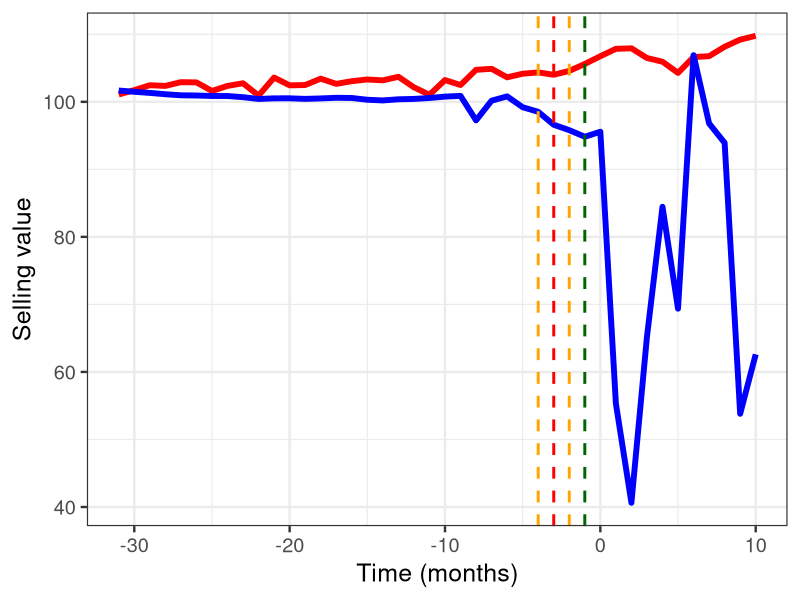
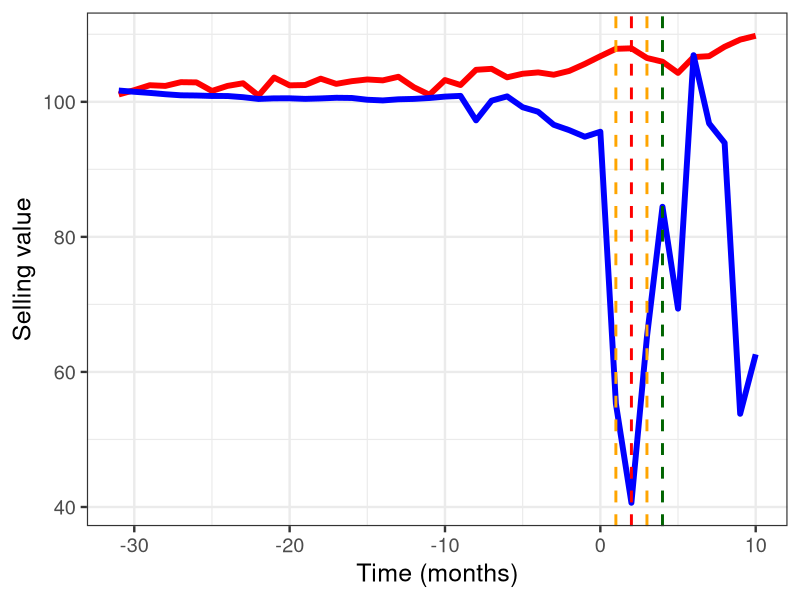
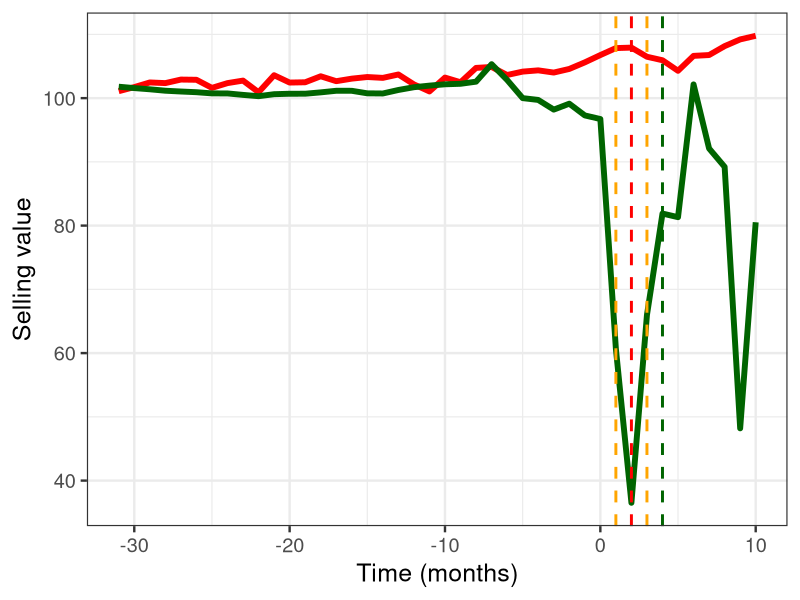
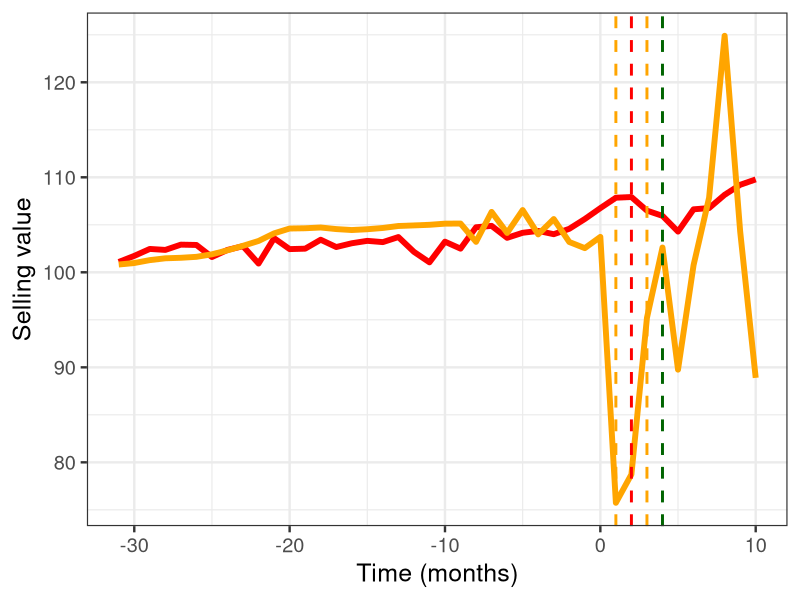
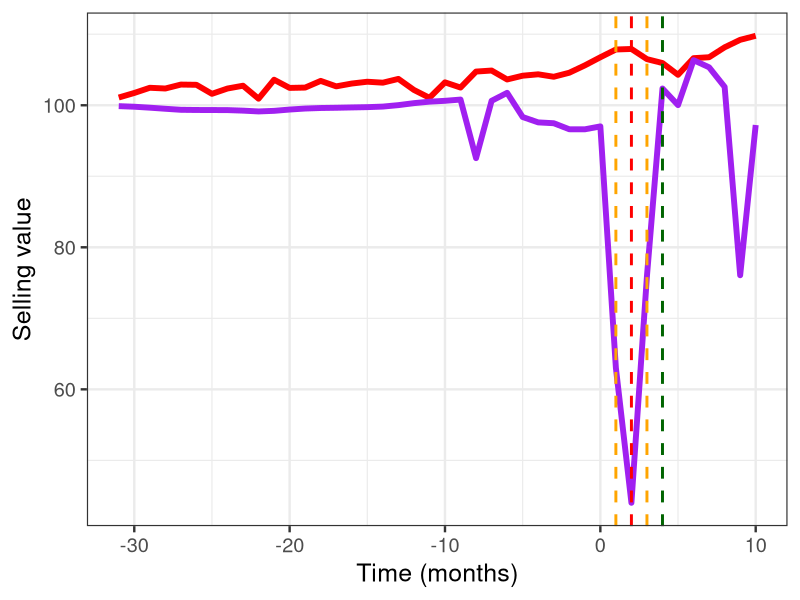
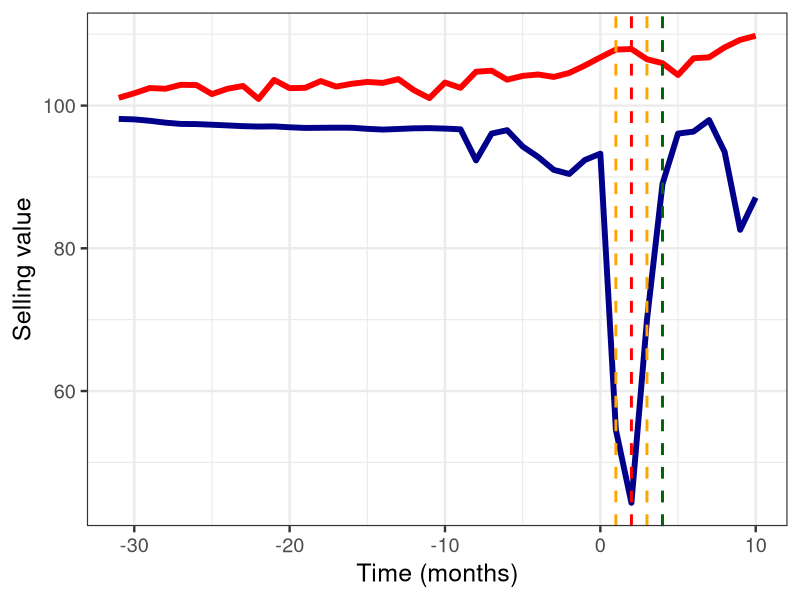
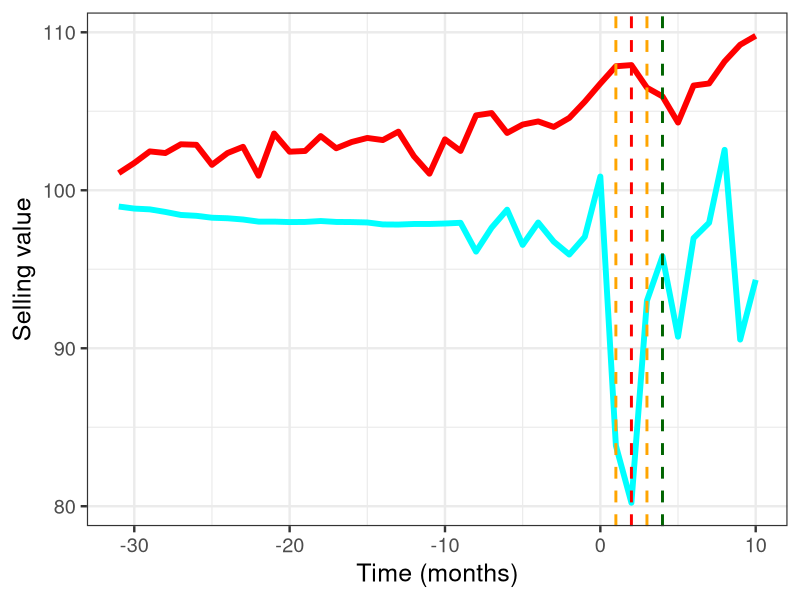
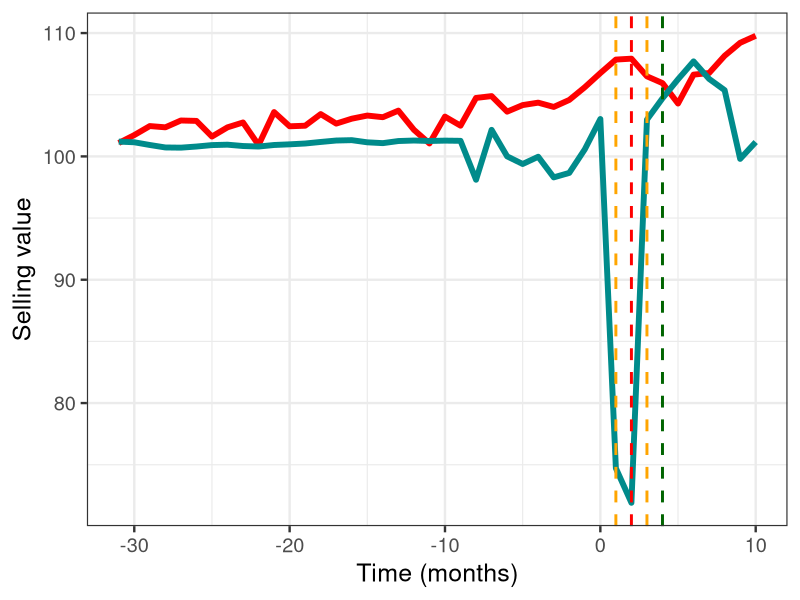

Write R code to recreate these figures, in order.
library(readxl)
library(ggplot2)
Data <- read_excel("Dati_destagionalizzati_FULL.xlsx")

ggplot(data=Data,aes(x=Time,y=Alimentari))+geom_line(size=2,color = "red")+geom_line(size=2,aes(x=Time,y=Abbigliamento),color = "blue")+ 
  geom_vline(xintercept = -4, linetype="dashed", color = "orange", size=1)+ 
  geom_vline(xintercept = -3, linetype="dashed", color = "red", size=1)+
  geom_vline(xintercept = -2, linetype="dashed", color = "orange", size=1)+ 
  geom_vline(xintercept = -1, linetype="dashed", color = "darkgreen", size=1)+ labs(y = "Selling value")+ labs(x = "Time (months)")+theme_bw(base_size = 18)


ggplot(data=Data,aes(x=Time,y=Alimentari))+geom_line(size=2,color = "red")+geom_line(size=2,aes(x=Time,y=Abbigliamento),color = "blue")+ 
  geom_vline(xintercept = 1, linetype="dashed", color = "orange", size=1)+ 
  geom_vline(xintercept = 2, linetype="dashed", color = "red", size=1)+
  geom_vline(xintercept = 3, linetype="dashed", color = "orange", size=1)+ 
  geom_vline(xintercept = 4, linetype="dashed", color = "darkgreen", size=1)+ labs(y = "Selling value")+ labs(x = "Time (months)")+theme_bw(base_size = 18)




ggplot(data=Data,aes(x=Time,y=Alimentari))+geom_line(size=2,color = "red")+geom_line(size=2,aes(x=Time,y=Calzature),color = "darkgreen")+ 
  geom_vline(xintercept = 1, linetype="dashed", color = "orange", size=1)+ 
  geom_vline(xintercept = 2, linetype="dashed", color = "red", size=1)+
  geom_vline(xintercept = 3, linetype="dashed", color = "orange", size=1)+ 
  geom_vline(xintercept = 4, linetype="dashed", color = "darkgreen", size=1)+ labs(y = "Selling value")+ labs(x = "Time (months)")+theme_bw(base_size = 18)

ggplot(data=Data,aes(x=Time,y=Alimentari))+geom_line(size=2,color = "red")+geom_line(size=2,aes(x=Time,y=Elettrodomestici),color = "orange")+ 
  geom_vline(xintercept = 1, linetype="dashed", color = "orange", size=1)+ 
  geom_vline(xintercept = 2, linetype="dashed", color = "red", size=1)+
  geom_vline(xintercept = 3, linetype="dashed", color = "orange", size=1)+ 
  geom_vline(xintercept = 4, linetype="dashed", color = "darkgreen", size=1)+ labs(y = "Selling value")+ labs(x = "Time (months)")+theme_bw(base_size = 18)


ggplot(data=Data,aes(x=Time,y=Alimentari))+geom_line(size=2,color = "red")+geom_line(size=2,aes(x=Time,y=Mobili),color = "purple")+ 
  geom_vline(xintercept = 1, linetype="dashed", color = "orange", size=1)+ 
  geom_vline(xintercept = 2, linetype="dashed", color = "red", size=1)+
  geom_vline(xintercept = 3, linetype="dashed", color = "orange", size=1)+ 
  geom_vline(xintercept = 4, linetype="dashed", color = "darkgreen", size=1)+theme_bw()+ labs(y = "Selling value")+ labs(x = "Time (months)")+theme_bw(base_size = 18)

ggplot(data=Data,aes(x=Time,y=Alimentari))+geom_line(size=2,color = "red")+geom_line(size=2,aes(x=Time,y=Fotoottica),color = "darkblue")+ 
  geom_vline(xintercept = 1, linetype="dashed", color = "orange", size=1)+ 
  geom_vline(xintercept = 2, linetype="dashed", color = "red", size=1)+
  geom_vline(xintercept = 3, linetype="dashed", color = "orange", size=1)+ 
  geom_vline(xintercept = 4, linetype="dashed", color = "darkgreen", size=1)+theme_bw()+ labs(y = "Selling value")+ labs(x = "Time (months)")+theme_bw(base_size = 18)

ggplot(data=Data,aes(x=Time,y=Alimentari))+geom_line(size=2,color = "red")+geom_line(size=2,aes(x=Time,y=Casalinghi),color = "cyan")+ 
  geom_vline(xintercept = 1, linetype="dashed", color = "orange", size=1)+ 
  geom_vline(xintercept = 2, linetype="dashed", color = "red", size=1)+
  geom_vline(xintercept = 3, linetype="dashed", color = "orange", size=1)+ 
  geom_vline(xintercept = 4, linetype="dashed", color = "darkgreen", size=1)+theme_bw()+ labs(y = "Selling value")+ labs(x = "Time (months)")+theme_bw(base_size = 18)

ggplot(data=Data,aes(x=Time,y=Alimentari))+geom_line(size=2,color = "red")+geom_line(size=2,aes(x=Time,y=Utilenseria),color = "darkcyan")+ 
  geom_vline(xintercept = 1, linetype="dashed", color = "orange", size=1)+ 
  geom_vline(xintercept = 2, linetype="dashed", color = "red", size=1)+
  geom_vline(xintercept = 3, linetype="dashed", color = "orange", size=1)+ 
  geom_vline(xintercept = 4, linetype="dashed", color = "darkgreen", size=1)+theme_bw()+ labs(y = "Selling value")+ labs(x = "Time (months)")+theme_bw(base_size = 18)

ggplot(data=Data,aes(x=Time,y=Alimentari))+geom_line(size=2,color = "red")+geom_line(size=2,aes(x=Time,y=Cartoleria),color = "black")+ 
  geom_vline(xintercept = 1, linetype="dashed", color = "orange", size=1)+ 
  geom_vline(xintercept = 2, linetype="dashed", color = "red", size=1)+
  geom_vline(xintercept = 3, linetype="dashed", color = "orange", size=1)+ 
  geom_vline(xintercept = 4, linetype="dashed", color = "darkgreen", size=1)+ labs(y = "Selling value")+ labs(x = "Time (months)")+theme_bw(base_size = 18)


ggplot(data=Data,aes(x=Time,y=Alimentari))+geom_line(size=2,color = "red")+geom_line(size=2,aes(x=Time,y=Giocattoli),color = "Plum")+ 
  geom_vline(xintercept = 1, linetype="dashed", color = "orange", size=1)+ 
  geom_vline(xintercept = 2, linetype="dashed", color = "red", size=1)+
  geom_vline(xintercept = 3, linetype="dashed", color = "orange", size=1)+ 
  geom_vline(xintercept = 4, linetype="dashed", color = "darkgreen", size=1)+ labs(y = "Selling value")+ labs(x = "Time (months)")+theme_bw(base_size = 18)

